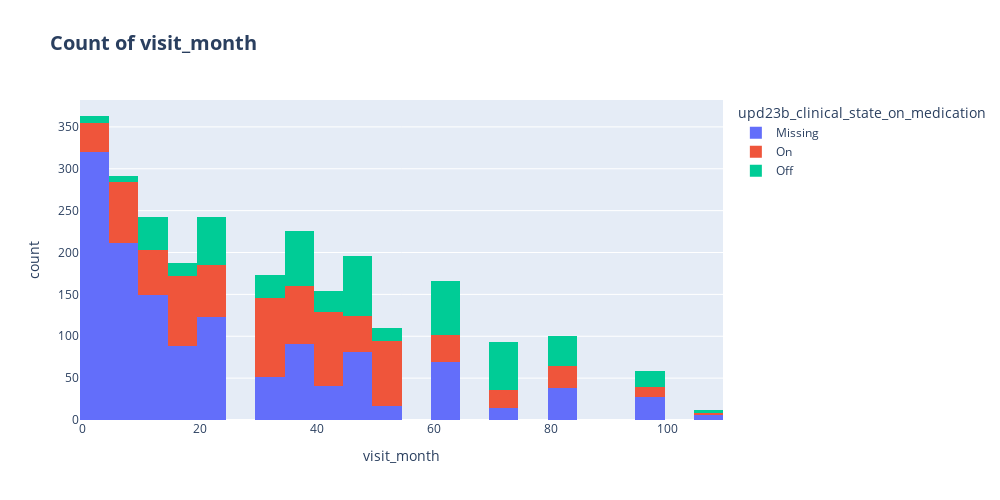

The cell this chart's notebook holds for it:
### Code cell
fig = px.histogram(clinical_data,
                   x='visit_month',
                   color='upd23b_clinical_state_on_medication',
                   title="<b>Count of visit_month",
                   width=1000, height=500)
fig.update_layout(title_font_size=20)
fig.show()

### Figure 1 — Plotly figure (JSON) as saved in the notebook; plotly's stock layout.template omitted (floating-point values rounded to 4 significant figures; data arrays with more than 128 entries replaced by an {"elided": "..."} marker saying what was removed)
{"data": [{"alignmentgroup": "True", "bingroup": "x", "hovertemplate": "upd23b_clinical_state_on_medication=Missing<br>visit_month=%{x}<br>count=%{y}<extra></extra>", "legendgroup": "Missing", "marker": {"color": "#636efa", "pattern": {"shape": ""}}, "name": "Missing", "offsetgroup": "Missing", "orientation": "v", "showlegend": true, "type": "histogram", "x": {"elided": "1327 int values"}, "xaxis": "x", "yaxis": "y"}, {"alignmentgroup": "True", "bingroup": "x", "hovertemplate": "upd23b_clinical_state_on_medication=On<br>visit_month=%{x}<br>count=%{y}<extra></extra>", "legendgroup": "On", "marker": {"color": "#EF553B", "pattern": {"shape": ""}}, "name": "On", "offsetgroup": "On", "orientation": "v", "showlegend": true, "type": "histogram", "x": {"elided": "775 int values"}, "xaxis": "x", "yaxis": "y"}, {"alignmentgroup": "True", "bingroup": "x", "hovertemplate": "upd23b_clinical_state_on_medication=Off<br>visit_month=%{x}<br>count=%{y}<extra></extra>", "legendgroup": "Off", "marker": {"color": "#00cc96", "pattern": {"shape": ""}}, "name": "Off", "offsetgroup": "Off", "orientation": "v", "showlegend": true, "type": "histogram", "x": {"elided": "513 int values"}, "xaxis": "x", "yaxis": "y"}], "layout": {"barmode": "relative", "height": 500, "legend": {"title": {"text": "upd23b_clinical_state_on_medication"}, "tracegroupgap": 0}, "title": {"font": {"size": 20}, "text": "<b>Count of visit_month"}, "width": 1000, "xaxis": {"anchor": "y", "domain": [0, 1], "title": {"text": "visit_month"}}, "yaxis": {"anchor": "x", "domain": [0, 1], "title": {"text": "count"}}}}
